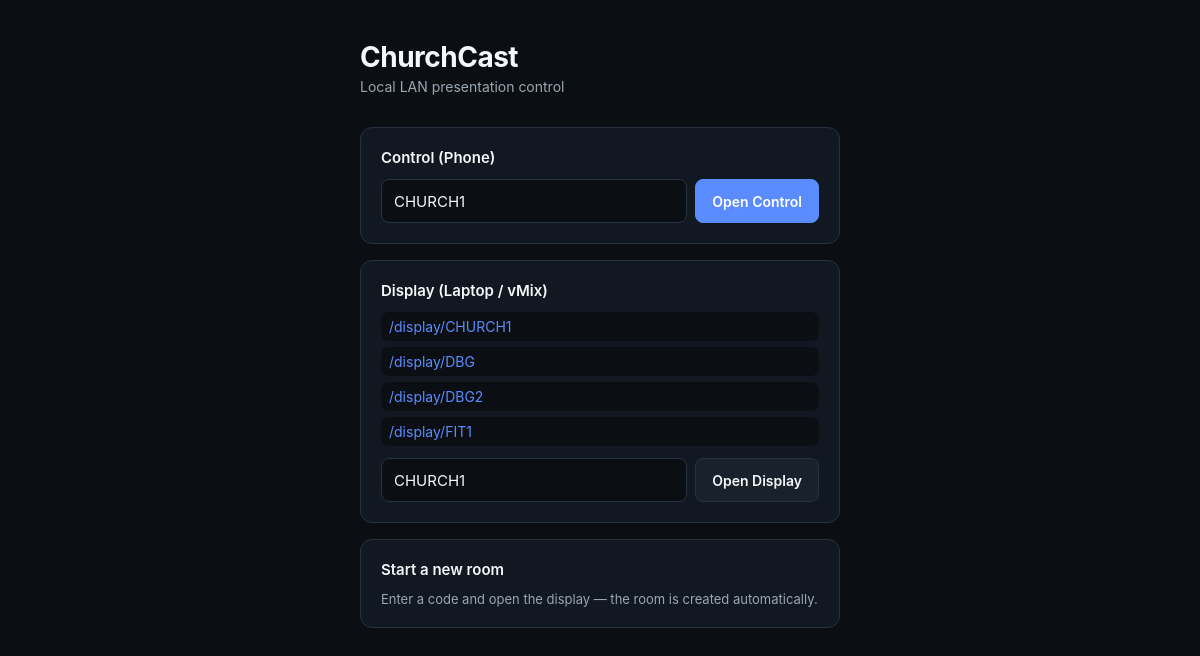
The page / on the database its author committed.
### presentation/models.py (models this page shows, shortened)
class Room(models.Model):
    code = models.CharField(max_length=32, unique=True)
    name = models.CharField(max_length=120, blank=True, default="")
    created_at = models.DateTimeField(auto_now_add=True)
    state = models.TextField(default="{}")
    class Meta:
        ordering = ["code"]

### presentation/views.py (the view)
# urls.py: path("", views.index_page, name="index"),
def index_page(request):
    rooms = Room.objects.all()
    return render(request, "presentation/index.html", {"rooms": rooms, "host": _host(request)})

### presentation/templatetags/versioned_static.py (called while the page is built)
@register.simple_tag
def staticver(path):
    url = static(path)
    stamp = _mtime_stamp(path)
    if stamp is None:
        return url
    sep = "&amp;" if "?" in url else "?"
    return "%s%sv=%d" % (url, sep, stamp)

def _mtime_stamp(path):
    try:
        found = finders.find(path)
        if not found:
            return None
        return int(os.path.getmtime(found))
    except OSError:
        return None

### presentation/views.py (called while the page is built)
def _host(request):
    return request.get_host()

### presentation/templates/presentation/index.html (shortened to what this page needs)
{% load versioned_static %}
<!DOCTYPE html>
<html lang="en">
<head>
<link rel="stylesheet" href="{% staticver 'presentation/css/app.css' %}">
</head>
<body class="cc-index">
<div class="cc-index__wrap">
  <div class="cc-index__logo">ChurchCast</div>
  <p class="cc-index__tag">Local LAN presentation control</p>
  <div class="cc-index__card">
    <h2>Control (Phone)</h2>
    <form action="/control" method="get" class="cc-index__form">
      <input name="room" placeholder="Room code (e.g. CHURCH1)" value="CHURCH1" class="cc-input">
      <button type="submit" class="cc-btn cc-btn--accent">Open Control</button>
    </form>
  </div>
  <div class="cc-index__card">
    <h2>Display (Laptop / vMix)</h2>
    <div class="cc-index__rooms">
      {% for room in rooms %}
        <a href="/display/{{ room.code }}" class="cc-index__room-link">/display/{{ room.code }}</a>
      {% empty %}
        <p class="cc-index__hint">No rooms yet. Open control to create one.</p>
      {% endfor %}
    </div>
    <form action="/display" method="get" class="cc-index__form" onsubmit="window.location='/display/'+this.room.value;return false;">
      <input name="room" placeholder="Room code (e.g. CHURCH1)" value="CHURCH1" class="cc-input">
      <button type="submit" class="cc-btn">Open Display</button>
    </form>
  </div>
  <div class="cc-index__card">
    <h2>Start a new room</h2>
    <p class="cc-index__hint">Enter a code and open the display — the room is created automatically.</p>
  </div>
</div>
</body>
</html>

### presentation/static/presentation/css/app.css (style rules this page uses)
:root { --bg: #0B0F14; --surface: #121821; --elevated: #18212C; --border: #263241; --border-strong: #34445A; --text: #F5F7FA; --text-2: #9AA6B2; --accent: #5B8CFF; --accent-dim: rgba(91,140,255,0.15); --success: #22C55E; --warning: #F59E0B; --danger: #EF4444; --danger-dim: rgba(239,68,68,0.12); --radius: 12px; --radius-sm: 8px; --shadow: 0 2px 8px rgba(0,0,0,0.3); --font: -apple-system, BlinkMacSystemFont, "Segoe UI", Roboto, "Helvetica Neue", Arial, sans-serif; }
* { box-sizing: border-box; margin: 0; padding: 0; }
html, body { height: 100%; font-family: var(--font); background: var(--bg); color: var(--text); -webkit-font-smoothing: antialiased; -webkit-tap-highlight-color: transparent; }
button { font-family: inherit; cursor: pointer; border: none; background: none; color: inherit; }
input, textarea { font-family: inherit; }
.cc-index { display: flex; justify-content: center; padding: 40px 16px; }
.cc-index__wrap { max-width: 480px; width: 100%; }
.cc-index__logo { font-size: 28px; font-weight: 700; letter-spacing: -0.5px; }
.cc-index__tag { color: var(--text-2); font-size: 14px; margin-top: 4px; margin-bottom: 32px; }
.cc-index__card { background: var(--surface); border: 1px solid var(--border); border-radius: var(--radius); padding: 20px; margin-bottom: 16px; }
.cc-index__card h2 { font-size: 15px; font-weight: 600; margin-bottom: 12px; color: var(--text); }
.cc-index__form { display: flex; gap: 8px; }
.cc-index__rooms { display: flex; flex-direction: column; gap: 6px; margin-bottom: 12px; }
.cc-index__room-link { color: var(--accent); font-size: 14px; text-decoration: none; padding: 6px 8px; border-radius: var(--radius-sm); background: var(--bg); }
.cc-index__hint { color: var(--text-2); font-size: 13px; }
.cc-input { flex: 1; background: var(--bg); border: 1px solid var(--border); color: var(--text); border-radius: var(--radius-sm); padding: 10px 12px; font-size: 15px; outline: none; transition: border-color 0.15s; }
.cc-input::placeholder { color: var(--text-2); }
.cc-btn { background: var(--elevated); border: 1px solid var(--border); color: var(--text); border-radius: var(--radius-sm); padding: 10px 16px; font-size: 14px; font-weight: 600; transition: background 0.12s, border-color 0.12s, transform 0.05s; min-height: 44px; display: inline-flex; align-items: center; justify-content: center; gap: 6px; }
.cc-btn--accent { background: var(--accent); border-color: var(--accent); color: #fff; }

### rows shown on the page
Room: code "CHURCH1"
Room: code "DBG"
Room: code "DBG2"
Room: code "FIT1"
